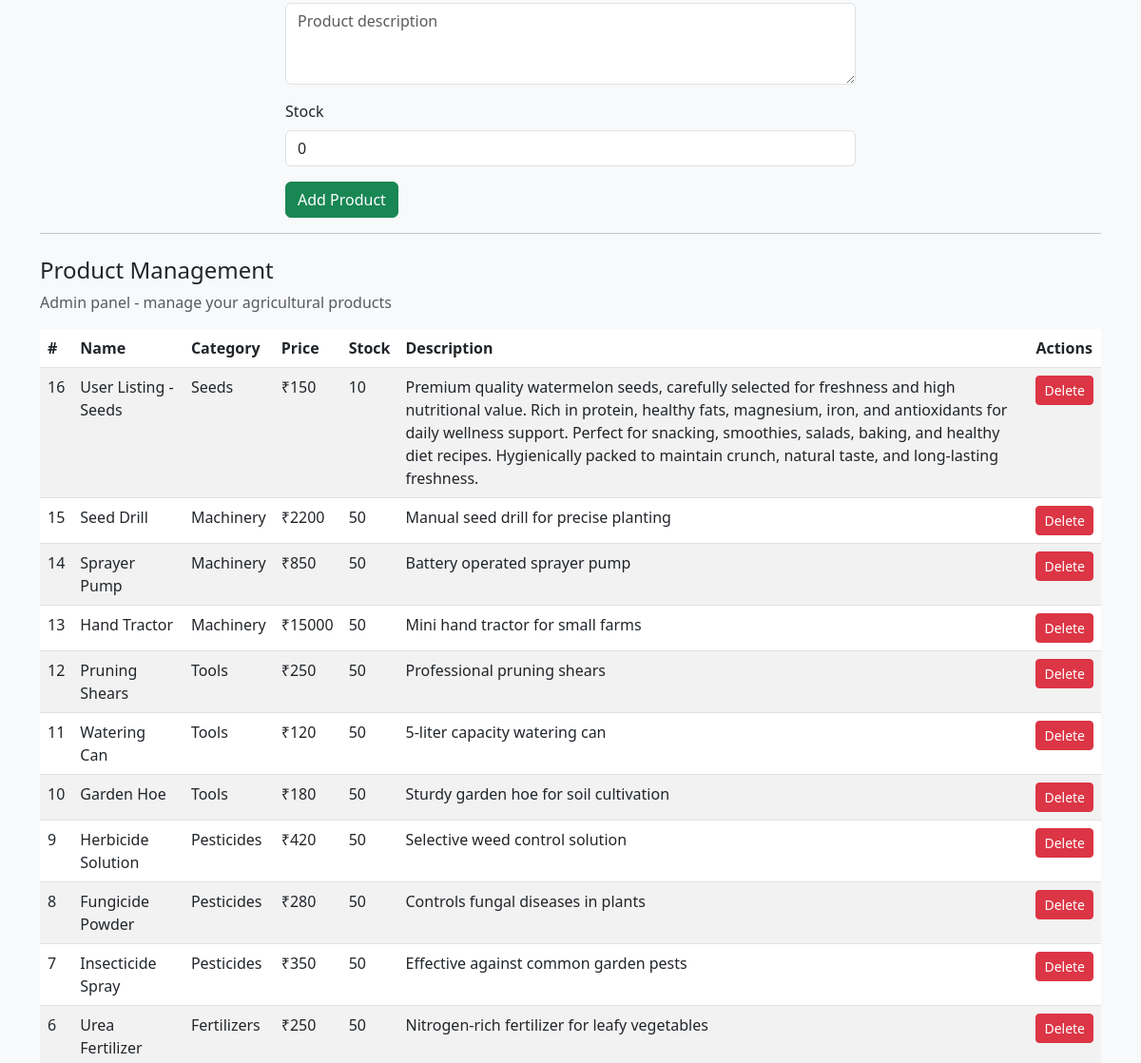
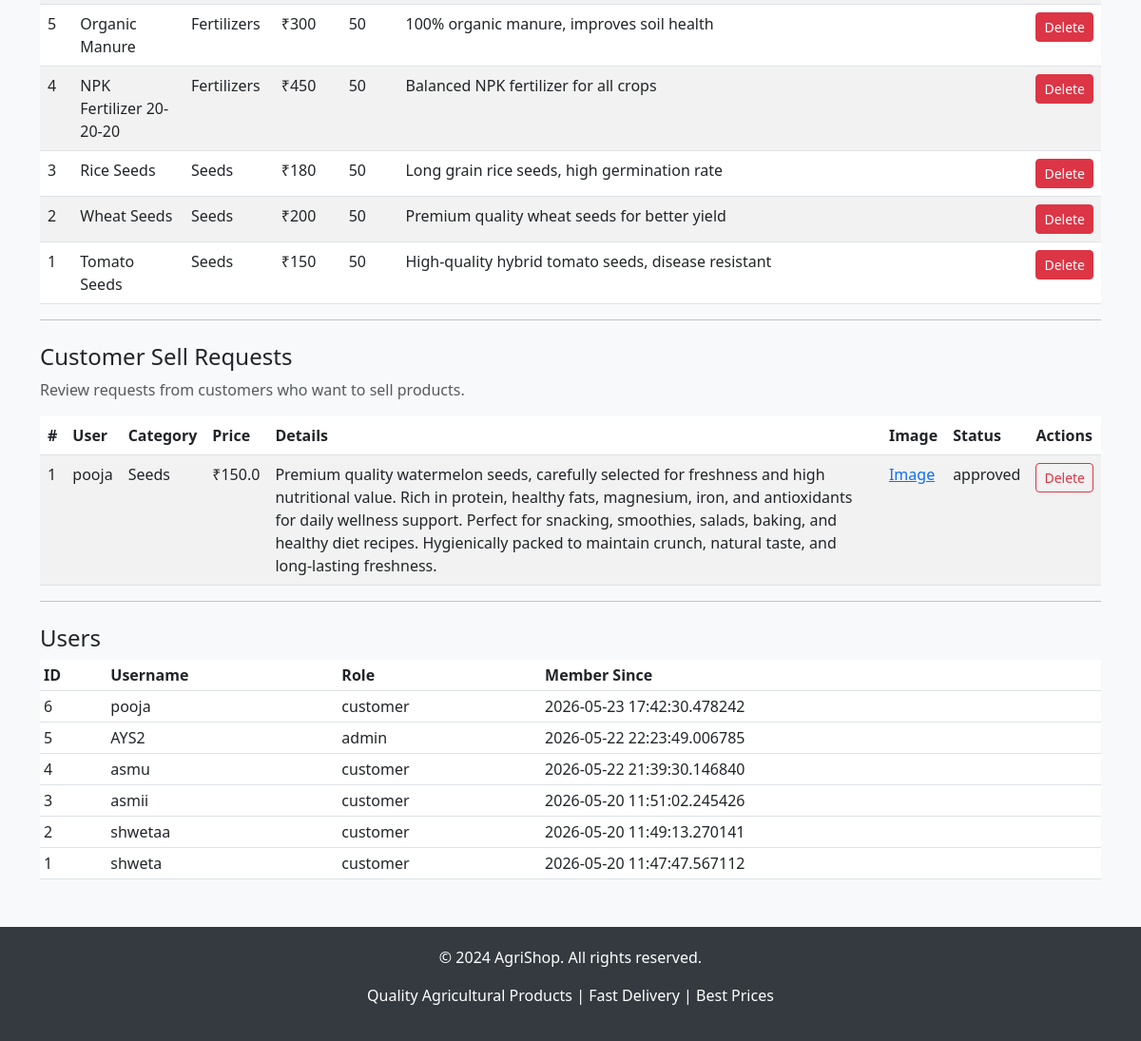
/admin (signed in, lower part), run on an earlier commit of the app's database (2 pictures, top to bottom).
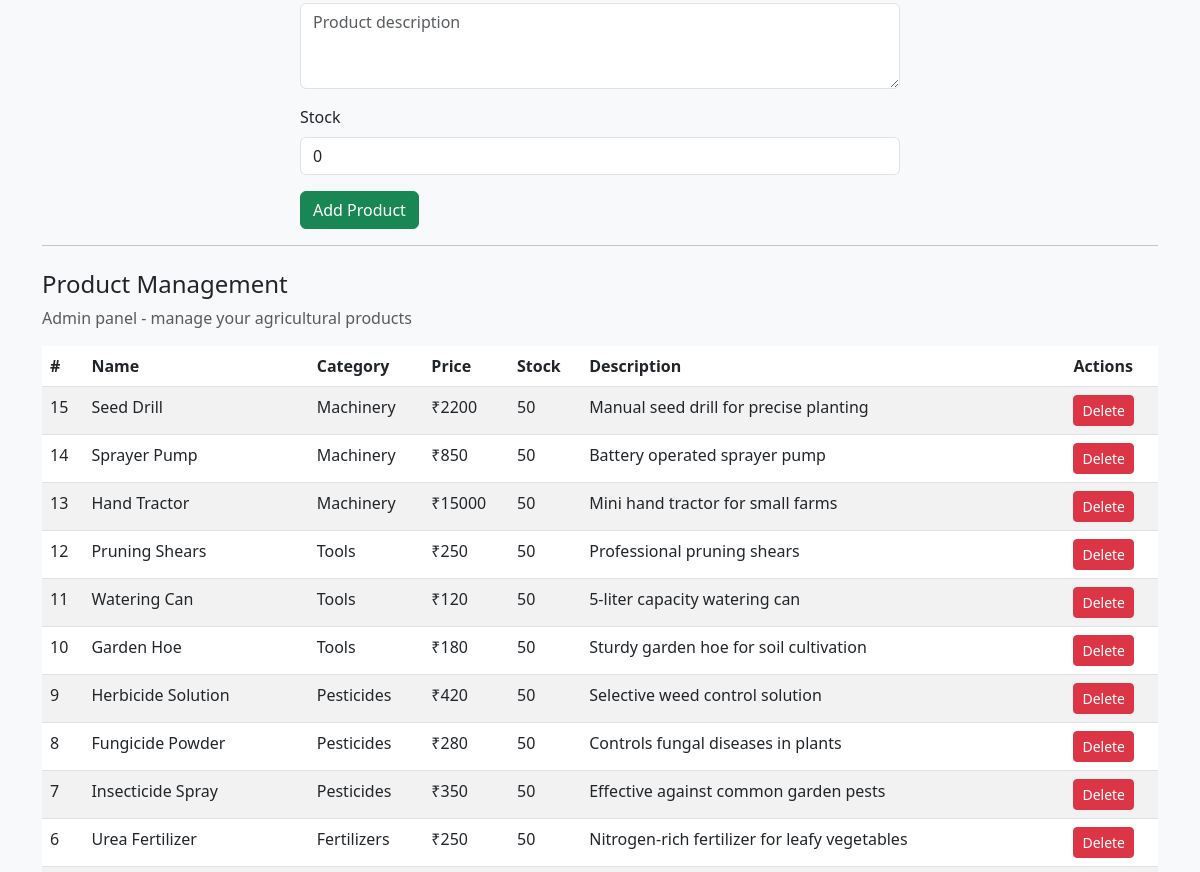
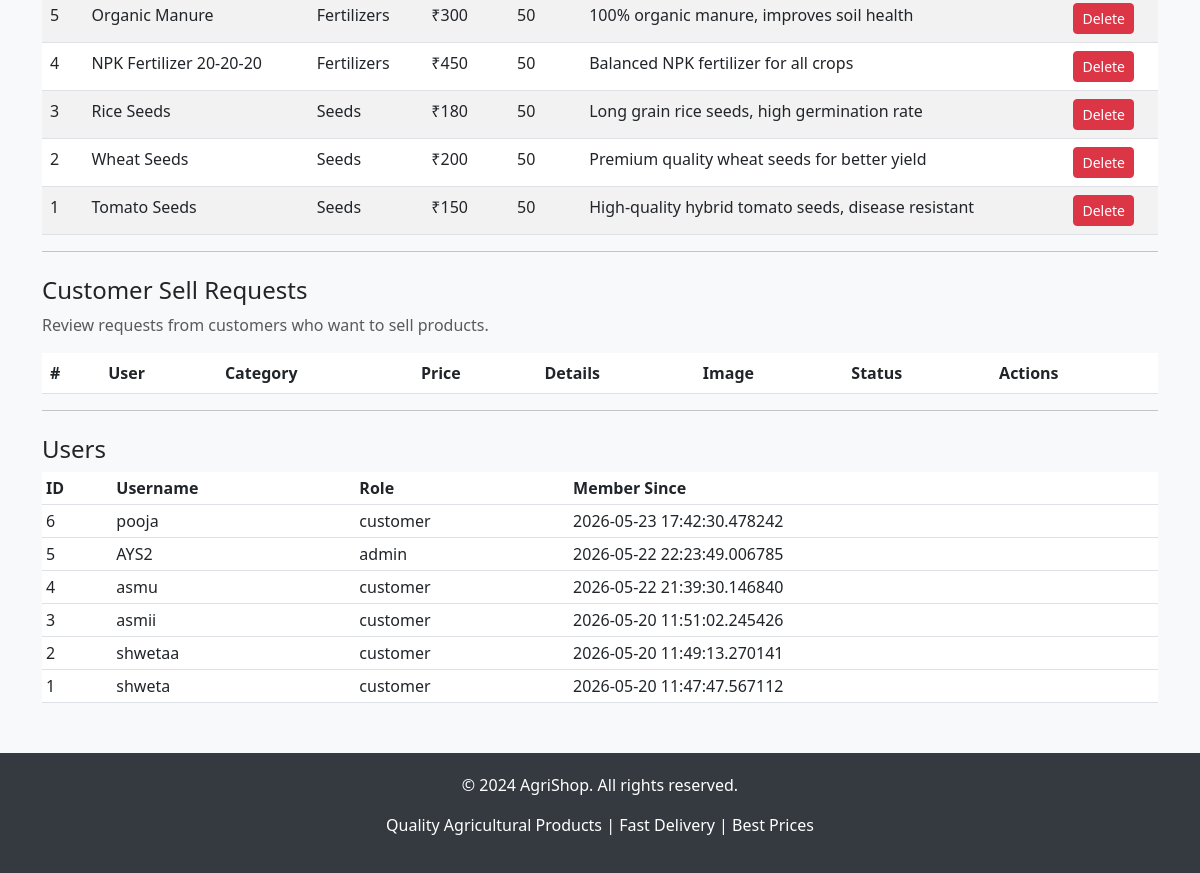
And on a later commit of the database (2 pictures, top to bottom).
### tables this page shows
CREATE TABLE products (
        id INTEGER PRIMARY KEY AUTOINCREMENT,
        name TEXT,
        price INTEGER,
        image TEXT,
        category_id INTEGER,
        description TEXT,
        stock INTEGER,
        FOREIGN KEY (category_id) REFERENCES categories (id)
    );

CREATE TABLE categories (
        id INTEGER PRIMARY KEY AUTOINCREMENT,
        name TEXT UNIQUE,
        description TEXT
    );

CREATE TABLE seller_requests (
        id INTEGER PRIMARY KEY AUTOINCREMENT,
        user_id INTEGER,
        category TEXT,
        expected_price REAL,
        details TEXT,
        image_url TEXT,
        status TEXT DEFAULT 'pending',
        created_at TIMESTAMP,
        FOREIGN KEY (user_id) REFERENCES users (id)
    );

CREATE TABLE users (
        id INTEGER PRIMARY KEY AUTOINCREMENT,
        username TEXT UNIQUE,
        password TEXT,
        email TEXT,
        phone TEXT,
        address TEXT,
        city TEXT,
        pincode TEXT,
        created_at TIMESTAMP,
        role TEXT DEFAULT 'customer'
    );

### app.py (the view, shortened to what this page needs)
@app.route('/admin', methods=["GET","POST"])
def admin():
    if "user" not in session or session.get('user_role') != 'admin':
        return redirect(url_for("admin_login"))
    conn = sqlite3.connect("database.db")
    cursor = conn.cursor()
    cursor.execute("SELECT * FROM categories")
    categories = cursor.fetchall()
    conn.close()
    conn = sqlite3.connect("database.db")
    cursor = conn.cursor()
    cursor.execute("SELECT sr.id, u.username, sr.category, sr.expected_price, sr.details, sr.image_url, sr.status, sr.created_at FROM seller_requests sr JOIN users u ON sr.user_id = u.id ORDER BY sr.created_at DESC")
    requests_list = cursor.fetchall()
    cursor.execute("SELECT id, username, role, created_at FROM users ORDER BY created_at DESC")
    users = cursor.fetchall()
    cursor.execute("SELECT p.id, p.name, p.price, p.image, p.category_id, p.description, p.stock, c.name FROM products p JOIN categories c ON p.category_id = c.id ORDER BY p.id DESC")
    products = cursor.fetchall()
    conn.close()
    return render_template("admin.html", categories=categories, requests_list=requests_list, users=users, products=products)

### app.py (called while the page is built)
def get_locale():
    return session.get('language', 'en')

def get_translation(key, default=''):
    locale = get_locale()
    return translations.get(locale, {}).get(key, translations.get('en', {}).get(key, default))

@app.before_request
def inject_translations():
    request.get_translation = get_translation
    request.current_language = get_locale()

### templates/admin.html (shortened to what this page needs)
{% extends "base.html" %}
{% block content %}
<form method="POST" style="max-width: 600px; margin: auto;">
    <div class="mb-3">
        <textarea class="form-control" name="description" placeholder="Product description" rows="3"></textarea>
    </div>
    <div class="mb-3">
        <label class="form-label">Stock</label>
        <input class="form-control" name="stock" placeholder="Stock quantity" type="number" min="0" value="0">
    </div>
    <button class="btn btn-success">Add Product</button>
</form>
<hr>
<h4 class="mt-4">Product Management</h4>
<p class="text-muted">Admin panel - manage your agricultural products</p>
{% if products is defined %}
<table class="table table-striped mt-3">
    <thead>
        <tr>
            <th>#</th>
            <th>Name</th>
            <th>Category</th>
            <th>Price</th>
            <th>Stock</th>
            <th>Description</th>
            <th>Actions</th>
        </tr>
    </thead>
    <tbody>
        {% for product in products %}
        <tr>
            <td>{{ product[0] }}</td>
            <td>{{ product[1] }}</td>
            <td>{{ product[7] }}</td>
            <td>₹{{ product[2] }}</td>
            <td>{{ product[6] or 0 }}</td>
            <td>{{ product[5] }}</td>
            <td>
                <form method="post" action="/admin/delete_product/{{ product[0] }}" style="display:inline-block;">
                    <button class="btn btn-sm btn-danger">Delete</button>
                </form>
            </td>
        </tr>
        {% endfor %}
    </tbody>
</table>
{% endif %}
{% if requests_list is defined %}
<hr>
<h4 class="mt-4">Customer Sell Requests</h4>
<p class="text-muted">Review requests from customers who want to sell products.</p>
<table class="table table-striped">
    <thead>
        <tr>
            <th>#</th>
            <th>User</th>
            <th>Category</th>
            <th>Price</th>
            <th>Details</th>
            <th>Image</th>
            <th>Status</th>
            <th>Actions</th>
        </tr>
    </thead>
    <tbody>
        {% for req in requests_list %}
        <tr>
            <td>{{ req[0] }}</td>
            <td>{{ req[1] }}</td>
            <td>{{ req[2] }}</td>
            <td>₹{{ req[3] }}</td>
            <td>{{ req[4] }}</td>
            <td><a href="{{ req[5] }}" target="_blank">Image</a></td>
            <td>{{ req[6] }}</td>
            <td>
                <div class="btn-group" role="group">
                    <form method="post" action="/admin/delete_request/{{ req[0] }}" style="display:inline">
                        <button class="btn btn-sm btn-outline-danger">Delete</button>
                    </form>
                </div>
            </td>
        </tr>
        {% endfor %}
    </tbody>
</table>
{% endif %}
{% if users is defined %}
<hr>
<h4 class="mt-4">Users</h4>
<table class="table table-sm">
    <thead><tr><th>ID</th><th>Username</th><th>Role</th><th>Member Since</th></tr></thead>
    <tbody>
    {% for u in users %}
        <tr><td>{{ u[0] }}</td><td>{{ u[1] }}</td><td>{{ u[2] }}</td><td>{{ u[3] }}</td></tr>
    {% endfor %}
    </tbody>
</table>
{% endif %}
{% endblock %}

### templates/base.html (shortened to what this page needs)
<!DOCTYPE html>
<html>
<head>
    <link href="https://cdn.jsdelivr.net/npm/bootstrap@5.3.0/dist/css/bootstrap.min.css" rel="stylesheet">
    <link href="https://cdn.jsdelivr.net/npm/bootstrap-icons@1.10.0/font/bootstrap-icons.css" rel="stylesheet">
</head>
<body>
                        {% set cart_count = session.get('cart', {})|length %}
<div class="container mt-4 mb-5">
    {% block content %}{% endblock %}
</div>
<footer class="text-center">
    <div class="container">
        <p>&copy; 2024 AgriShop. {{ request.get_translation('all_rights_reserved', 'All rights reserved.') }}</p>
        <p>{{ request.get_translation('footer_message', 'Quality Agricultural Products | Fast Delivery | Best Prices') }}</p>
    </div>
</footer>
</body>
</html>

### templates/base.html (style rules this page uses)
body { background-color: #f8f9fa; }
footer { background-color: #343a40; color: white; padding: 20px 0; margin-top: 50px; }

What changed in the data, as far as the page shows it:
removed products: id "16", name "User Listing - Seeds", name "Seeds", price "150", stock "10", description "Premium quality watermelon seeds, carefully selected for freshness and high nutritional value. Rich in protein, healthy fats, magnesium, iron, and antioxidants for daily wellness support. Perfect for snacking, smoothies, salads, baking, and healthy diet recipes. Hygienically packed to maintain crunch, natural taste, and long-lasting freshness."
removed seller_requests: id "1", username "pooja", category "Seeds", expected_price "150.0", details "Premium quality watermelon seeds, carefully selected for freshness and high nutritional value. Rich in protein, healthy fats, magnesium, iron, and antioxidants for daily wellness support. Perfect for snacking, smoothies, salads, baking, and healthy diet recipes. Hygienically packed to maintain crunch, natural taste, and long-lasting freshness.", status "approved"
